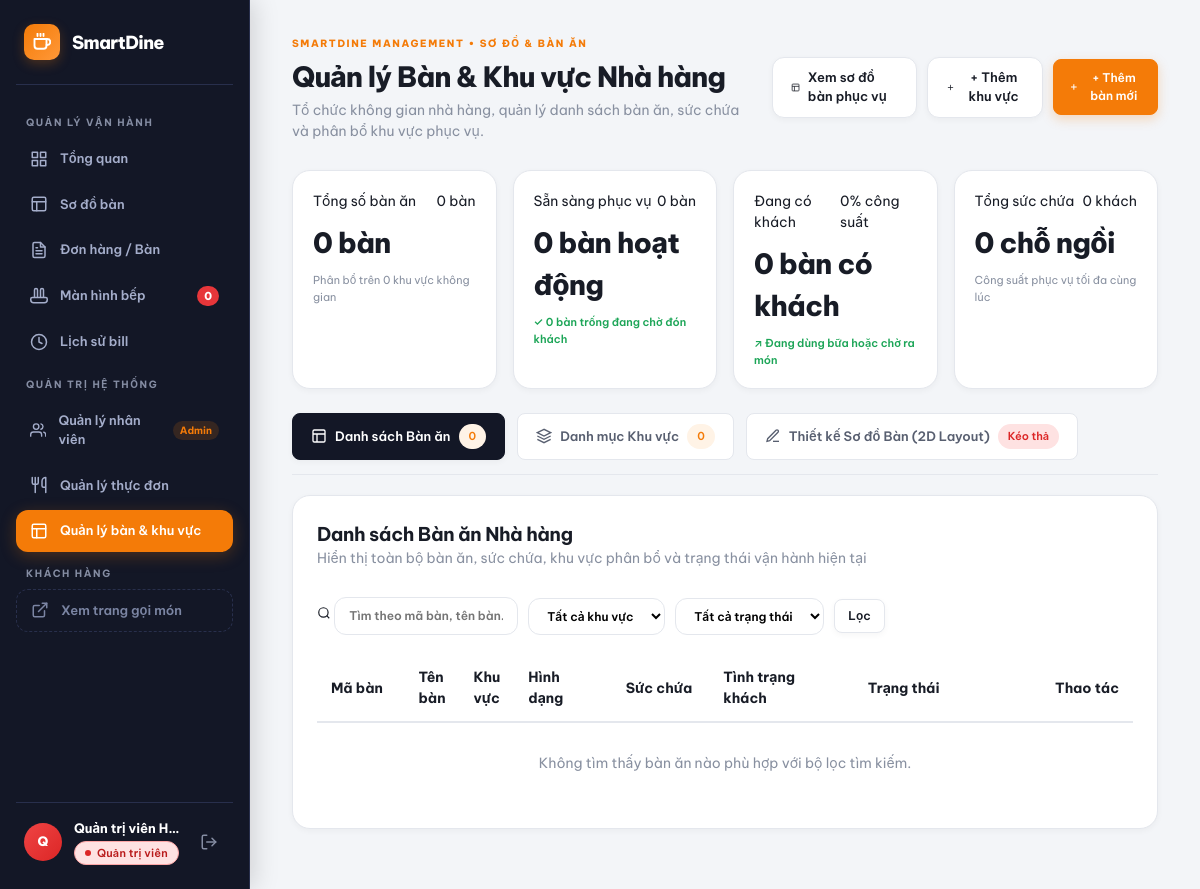
Before: /index.php?page=tables (signed in) with the older database file.
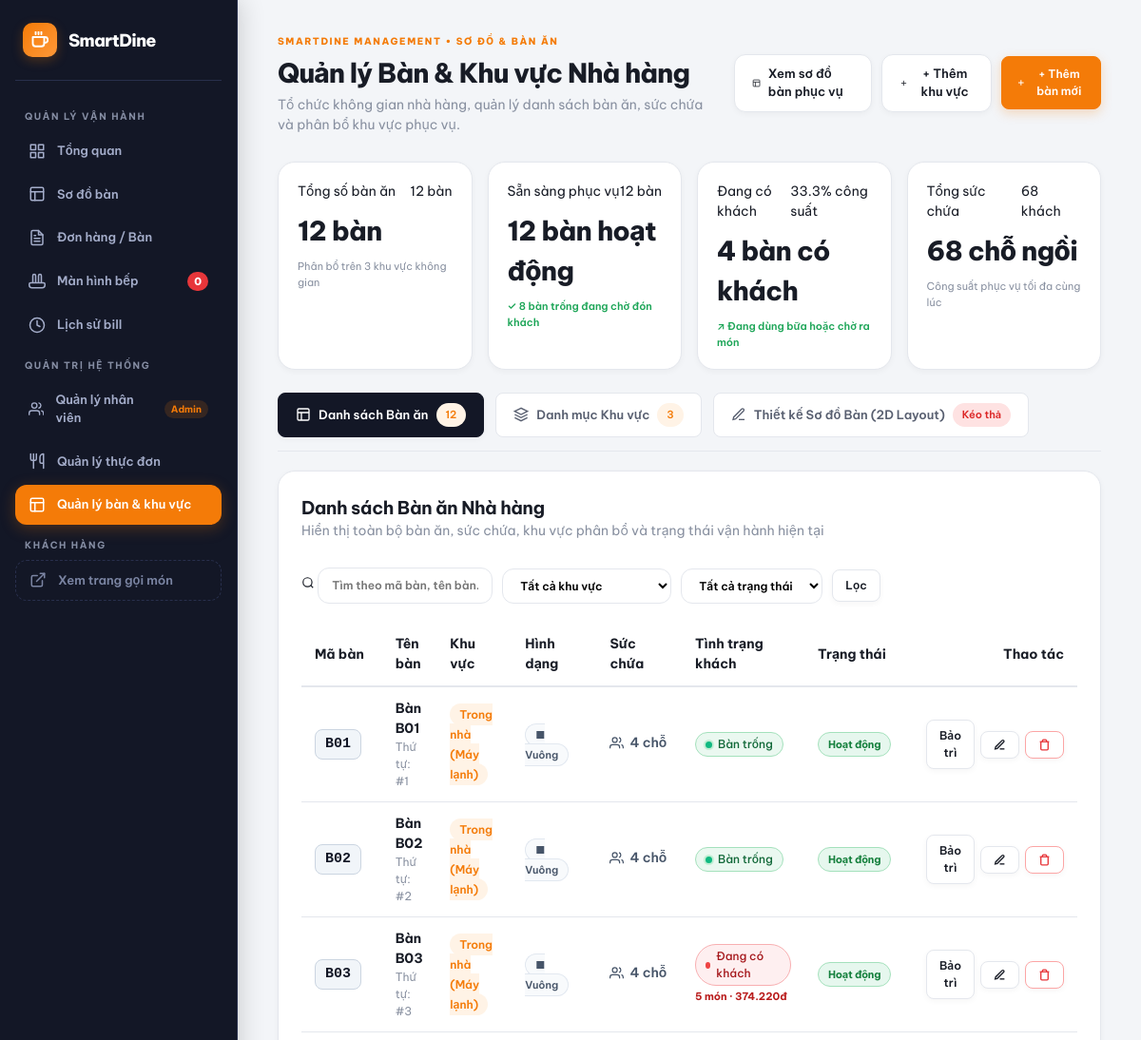
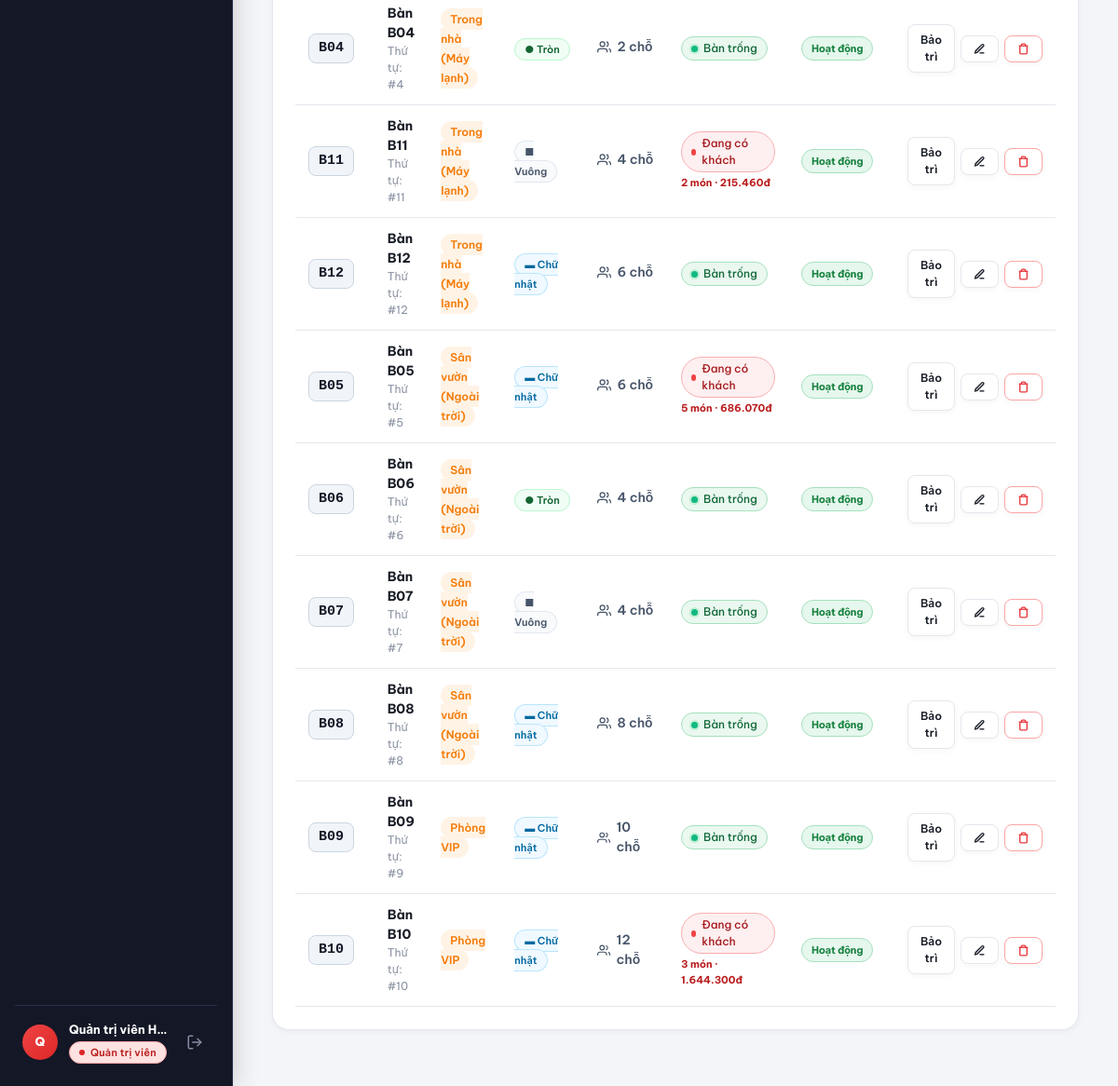
After: the same page with the newer database file (2 pictures, top to bottom).
### tables this page shows
CREATE TABLE `dining_tables` (
  `id` int(11) NOT NULL AUTO_INCREMENT,
  `code` varchar(20) NOT NULL,
  `name` varchar(100) NOT NULL,
  `area_id` int(11) NOT NULL,
  `capacity` int(11) NOT NULL DEFAULT 4,
  `pos_x` float NOT NULL DEFAULT 15,
  `pos_y` float NOT NULL DEFAULT 20,
  `shape` enum('square','round','rectangle') NOT NULL DEFAULT 'square',
  `width` int(11) NOT NULL DEFAULT 85,
  `height` int(11) NOT NULL DEFAULT 85,
  `status` enum('active','maintenance','hidden') NOT NULL DEFAULT 'active',
  `sort_order` int(11) NOT NULL DEFAULT 0,
  `created_at` datetime DEFAULT current_timestamp(),
  PRIMARY KEY (`id`),
  UNIQUE KEY `code` (`code`),
  KEY `idx_table_area` (`area_id`),
  KEY `idx_table_code` (`code`),
  KEY `idx_table_status` (`status`),
  CONSTRAINT `fk_dining_tables_area` FOREIGN KEY (`area_id`) REFERENCES `restaurant_areas` (`id`) ON UPDATE CASCADE
);

CREATE TABLE `restaurant_areas` (
  `id` int(11) NOT NULL AUTO_INCREMENT,
  `code` varchar(30) NOT NULL,
  `name` varchar(100) NOT NULL,
  `description` varchar(255) DEFAULT NULL,
  `sort_order` int(11) NOT NULL DEFAULT 0,
  `status` enum('active','inactive') NOT NULL DEFAULT 'active',
  `entrance_pos` varchar(30) NOT NULL DEFAULT 'bottom_center',
  `entrance_x` float NOT NULL DEFAULT 50,
  `entrance_y` float NOT NULL DEFAULT 96,
  `cashier_x` float NOT NULL DEFAULT 14,
  `cashier_y` float NOT NULL DEFAULT 6,
  `created_at` datetime DEFAULT current_timestamp(),
  PRIMARY KEY (`id`),
  UNIQUE KEY `code` (`code`),
  KEY `idx_area_status` (`status`),
  KEY `idx_area_code` (`code`)
);

### includes/tables.php (called while the page is built, shortened)
<?php
function fetchOccupiedTables(PDO $pdo): array {
    $stmt = $pdo->query("
        SELECT o.`table_code`, i.`item_name` AS `name`, i.`unit_price` AS `price`, i.`qty`, i.`status`
        FROM `order_items` i
        JOIN `orders` o ON o.`id` = i.`order_id`
        WHERE o.`status` = 'open'
        ORDER BY o.`table_code`, i.`id`
    ");
    $itemsByTable = [];
    foreach ($stmt->fetchAll() as $row) {
        $itemsByTable[$row['table_code']][] = $row;
    }
    $occupied = [];
    foreach ($itemsByTable as $tableCode => $items) {
        try {
            $bill = calculateBill($items);
        } catch (InvalidArgumentException $e) {
            error_log('tables: ' . $tableCode . ' ' . $e->getMessage());
            continue;
        }
        if ($bill['lines'] !== []) {
            $occupied[$tableCode] = [
                'item_count' => count($bill['lines']),
                'total'      => $bill['total']
            ];
        }
    }
    return $occupied;
}
function getAllAreas(?string $status = null): array {
    $pdo = getDbConnection();
    $sql = "
        SELECT a.*,
               COUNT(t.id) AS total_tables,
               SUM(CASE WHEN t.status = 'active' THEN 1 ELSE 0 END) AS active_tables,
               SUM(CASE WHEN t.status != 'hidden' THEN t.capacity ELSE 0 END) AS total_capacity
        FROM `restaurant_areas` a
        LEFT JOIN `dining_tables` t ON t.area_id = a.id
    ";
    $params = [];
    $sql .= " GROUP BY a.id ORDER BY a.sort_order ASC, a.id ASC";
    $stmt = $pdo->prepare($sql);
    $stmt->execute($params);
    return $stmt->fetchAll(PDO::FETCH_ASSOC);
}
function getAllDiningTables(string $filterArea = '', string $filterStatus = '', string $keyword = ''): array {
    $pdo = getDbConnection();
    $sql = "
        SELECT t.*,
               a.`name` AS `area_name`,
               a.`code` AS `area_code`,
               a.`status` AS `area_status`
        FROM `dining_tables` t
        JOIN `restaurant_areas` a ON a.`id` = t.`area_id`
        WHERE 1=1
    ";
    $params = [];
    $sql .= " ORDER BY a.`sort_order` ASC, t.`sort_order` ASC, t.`code` ASC";
    $stmt = $pdo->prepare($sql);
    $stmt->execute($params);
    $tables = $stmt->fetchAll(PDO::FETCH_ASSOC);
    $occupiedTables = [];
    try {
        $occupiedTables = fetchOccupiedTables($pdo);
    } catch (Exception $e) {
        error_log('sync occupied tables error: ' . $e->getMessage());
    }
    foreach ($tables as &$t) {
        $occ = $occupiedTables[$t['code']] ?? null;
    }
    return $tables;
}
function getTableStats(): array {
    $allTables = getAllDiningTables('', '', '');
    $allAreas  = getAllAreas();
    $total        = count($allTables);
    $active       = 0;
    $maintenance  = 0;
    $hidden       = 0;
    $occupied     = 0;
    $empty        = 0;
    $capacity     = 0;
    foreach ($allTables as $t) {
        if ($t['status'] === 'active') {
            $active++;
            $capacity += (int) $t['capacity'];
            if ($t['is_occupied']) {
                $occupied++;
            } else {
                $empty++;
            }
        } elseif ($t['status'] === 'maintenance') {
            $maintenance++;
        } elseif ($t['status'] === 'hidden') {
            $hidden++;
        }
    }
    $occupancyRate = ($active > 0) ? round(($occupied / $active) * 100, 1) : 0;
    return [
        'total_tables'        => $total,
        'active_tables'       => $active,
        'occupied_tables'     => $occupied,
        'empty_tables'        => $empty,
        'maintenance_tables'  => $maintenance,
        'hidden_tables'       => $hidden,
        'total_capacity'      => $capacity,
        'total_areas'         => count($allAreas),
        'occupancy_rate'      => $occupancyRate
    ];
}

### includes/billing.php (called while the page is built, shortened)
<?php
function getBillingConfig(): array {
    static $config = null;
    if ($config === null) {
        $config = require __DIR__ . '/../config/billing.php';
    }
    return $config;
}
function calculateBill(array $items, array $discount = [], ?array $config = null): array {
    $config = $config ?? getBillingConfig();
    $lines    = buildBillLines($items, $config['excluded_statuses']);
    $subtotal = array_sum(array_column($lines, 'amount'));
    $discountType   = $discount['type'] ?? DISCOUNT_NONE;
    $discountValue  = (int) ($discount['value'] ?? 0);
    $discountAmount = calculateDiscountAmount($subtotal, $discountType, $discountValue);
    $afterDiscount = $subtotal - $discountAmount;
    $serviceFee    = roundMoney($afterDiscount * $config['service_fee_rate']);
    $taxable       = $afterDiscount + $serviceFee;
    $vat           = roundMoney($taxable * $config['vat_rate']);
    return [
        'lines'           => $lines,
        'subtotal'        => $subtotal,
        'discount_type'   => $discountType,
        'discount_value'  => $discountType === DISCOUNT_NONE ? 0 : $discountValue,
        'discount_amount' => $discountAmount,
        'service_fee'     => $serviceFee,
        'vat'             => $vat,
        'total'           => $taxable + $vat,
        'vat_rate'        => $config['vat_rate'],
        'service_rate'    => $config['service_fee_rate'],
    ];
}
function buildBillLines(array $items, array $excludedStatuses): array {
    $lines = [];
    foreach ($items as $item) {
        $price = (int) ($item['price'] ?? 0);
        $qty   = (int) ($item['qty'] ?? 0);
        $lines[] = [
            'name'   => (string) ($item['name'] ?? ''),
            'price'  => $price,
            'qty'    => $qty,
            'amount' => $price * $qty,
        ];
    }
    return $lines;
}
function calculateDiscountAmount(int $subtotal, string $type, int $value): int {
    switch ($type) {
        case DISCOUNT_NONE:
            return 0;
    }
}
function roundMoney(float $amount): int {
    return (int) round($amount, 0, PHP_ROUND_HALF_UP);
}

### pages/tables.php (the view, shortened to what the rows shown need)
<?php
require_once __DIR__ . '/../includes/tables.php';
$currentTab   = $_GET['tab'] ?? 'tables';
$filterArea   = trim($_GET['area'] ?? '');
$filterStatus = trim($_GET['status'] ?? '');
$search       = trim($_GET['search'] ?? '');
$allTables  = getAllDiningTables($filterArea, $filterStatus, $search);
$tableStats = getTableStats();
?>
<div class="dash-header">
  <div>
    <h1>Quản lý Bàn & Khu vực Nhà hàng</h1>
  </div>
</div>
<?php if ($currentTab === 'tables'): ?>
  <section class="panel">
    <div class="panel-title" style="flex-wrap: wrap; gap: 14px;">
      <div>
        <h2>Danh sách Bàn ăn Nhà hàng</h2>
      </div>
    </div>
    <div class="table-wrap" style="overflow-x: auto;">
      <table class="data-table" style="width: 100%; border-collapse: collapse;">
        <thead>
          <tr style="border-bottom: 2px solid var(--line); text-align: left;">
            <th style="padding: 12px 14px; width: 90px;">Mã bàn</th>
            <th style="padding: 12px 14px;">Tên bàn</th>
            <th style="padding: 12px 14px;">Khu vực</th>
            <th style="padding: 12px 14px; width: 100px;">Hình dạng</th>
            <th style="padding: 12px 14px; width: 100px;">Sức chứa</th>
            <th style="padding: 12px 14px; width: 150px;">Tình trạng khách</th>
            <th style="padding: 12px 14px; width: 120px;">Trạng thái</th>
            <th style="padding: 12px 14px; text-align: right; width: 170px;">Thao tác</th>
          </tr>
        </thead>
        <tbody>
          <?php if (empty($allTables)): ?>
            <tr>
              <td colspan="8" style="padding: 30px; text-align: center;" class="muted">
                Không tìm thấy bàn ăn nào phù hợp với bộ lọc tìm kiếm.
              </td>
            </tr>
          <?php else: ?>
            <?php foreach ($allTables as $t): ?>
              <tr style="border-bottom: 1px solid var(--line);">
                <td style="padding: 12px 14px;">
                  <span style="display: inline-block; font-family: monospace; font-size: 15px; font-weight: 800; padding: 4px 10px; border-radius: var(--radius-sm); background: #f1f5f9; color: var(--navy); border: 1px solid #cbd5e1;">
                    <?= htmlspecialchars($t['code']) ?>
                  </span>
                </td>
                <td style="padding: 12px 14px;">
                  <b><?= htmlspecialchars($t['name']) ?></b>
                  <div class="muted" style="font-size: 12px;">Thứ tự: #<?= (int)$t['sort_order'] ?></div>
                </td>
                <td style="padding: 12px 14px;">
                  <span class="badge-pill" style="font-size: 12px;">
                    <?= htmlspecialchars($t['area_name']) ?>
                  </span>
                </td>
                <td style="padding: 12px 14px;">
                  <?php if (($t['shape'] ?? 'square') === 'round'): ?>
                    <span class="badge-pill" style="font-size: 11px; background: #f0fdf4; color: #166534; border: 1px solid #bbf7d0;">● Tròn</span>
                  <?php elseif (($t['shape'] ?? 'square') === 'rectangle'): ?>
                    <span class="badge-pill" style="font-size: 11px; background: #f0f9ff; color: #0369a1; border: 1px solid #bae6fd;">▬ Chữ nhật</span>
                  <?php else: ?>
                    <span class="badge-pill" style="font-size: 11px; background: #f8fafc; color: #475569; border: 1px solid #e2e8f0;">■ Vuông</span>
                  <?php endif; ?>
                </td>
                <td style="padding: 12px 14px;">
                  <span style="display: inline-flex; align-items: center; gap: 6px; font-weight: 600; color: #475569;">
                    <svg width="15" height="15" viewBox="0 0 24 24" fill="none" stroke="currentColor" stroke-width="2"><path d="M17 21v-2a4 4 0 0 0-4-4H5a4 4 0 0 0-4 4v2"></path><circle cx="9" cy="7" r="4"></circle><path d="M23 21v-2a4 4 0 0 0-3-3.87"></path><path d="M16 3.13a4 4 0 0 1 0 7.75"></path></svg>
                    <?= (int)$t['capacity'] ?> chỗ
                  </span>
                </td>
                <td style="padding: 12px 14px;">
                  <?php if ($t['status'] === 'maintenance'): ?>
                    <span class="status-badge" style="background: #f1f5f9; color: #64748b; border: 1px solid #cbd5e1;">
                      <span class="status-indicator" style="background: #94a3b8;"></span> Bảo trì
                    </span>
                  <?php elseif ($t['is_occupied']): ?>
                    <a href="index.php?page=table-order&table=<?= urlencode($t['code']) ?>" title="Xem đơn hàng bàn này" style="text-decoration: none;">
                      <span class="status-badge status-urgent" style="background: #feeff0; color: #a5181c; border: 1px solid #f8afb1;">
                        <span class="status-indicator" style="background: #ef4444;"></span> Đang có khách
                      </span>
                      <div style="font-size: 11px; font-weight: 700; color: #b91c1c; margin-top: 3px;">
                        <?= (int)$t['occupied_items'] ?> món · <?= number_format($t['occupied_total'], 0, ',', '.') ?>đ
                      </div>
                    </a>
                  <?php else: ?>
                    <span class="status-badge status-active" style="background: #eaf8f0; color: #116838; border: 1px solid #a4e1bc;">
                      <span class="status-indicator" style="background: #10b981;"></span> Bàn trống
                    </span>
                  <?php endif; ?>
                </td>
                <td style="padding: 12px 14px;">
                  <?php if ($t['status'] === 'active'): ?>
                    <span class="status status-ready">Hoạt động</span>
                  <?php elseif ($t['status'] === 'maintenance'): ?>
                    <span class="status status-pending">Bảo trì</span>
                  <?php else: ?>
                    <span class="status status-muted">Tạm ẩn</span>
                  <?php endif; ?>
                </td>
                <td style="padding: 12px 14px; text-align: right;">
                  <div style="display: flex; gap: 6px; justify-content: flex-end; align-items: center;">
                    <form method="POST" action="index.php?page=tables" style="display: inline;">
                      <?php if ($t['status'] === 'active'): ?>
                        <button type="submit" class="btn btn-small btn-outline" title="Chuyển sang bảo trì">Bảo trì</button>
                      <?php else: ?>
                        <input type="hidden" name="status" value="active">
                        <button type="submit" class="btn btn-small btn-outline" style="color: var(--green);" title="Kích hoạt mở phục vụ">Mở bán</button>
                      <?php endif; ?>
                    </form>
                    <button type="button" class="btn btn-small btn-outline btn-edit-table"
                            data-id="<?= $t['id'] ?>"
                            data-code="<?= htmlspecialchars($t['code']) ?>"
                            data-name="<?= htmlspecialchars($t['name']) ?>"
                            data-area-id="<?= $t['area_id'] ?>"
                            data-capacity="<?= $t['capacity'] ?>"
                            data-shape="<?= htmlspecialchars($t['shape'] ?? 'square') ?>"
                            data-status="<?= $t['status'] ?>"
                            data-sort-order="<?= $t['sort_order'] ?>"
                            title="Chỉnh sửa thông tin bàn">
                      <svg width="13" height="13" viewBox="0 0 24 24" fill="none" stroke="currentColor" stroke-width="2.5"><path d="M12 20h9"></path><path d="M16.5 3.5a2.121 2.121 0 0 1 3 3L7 19l-4 1 1-4L16.5 3.5z"></path></svg>
                    </button>
                    <button type="button" class="btn btn-small btn-outline btn-delete-table"
                            data-id="<?= $t['id'] ?>"
                            data-code="<?= htmlspecialchars($t['code']) ?>"
                            data-is-occupied="<?= $t['is_occupied'] ? '1' : '0' ?>"
                            style="color: var(--red); border-color: #fca5a5;"
                            title="Xóa bàn này">
                      <svg width="13" height="13" viewBox="0 0 24 24" fill="none" stroke="currentColor" stroke-width="2.5"><polyline points="3 6 5 6 21 6"></polyline><path d="M19 6v14a2 2 0 0 1-2 2H7a2 2 0 0 1-2-2V6m3 0V4a2 2 0 0 1 2-2h4a2 2 0 0 1 2 2v2"></path></svg>
                    </button>
                  </div>
                </td>
              </tr>
            <?php endforeach; ?>
          <?php endif; ?>
        </tbody>
      </table>
    </div>
  </section>
<?php endif; ?>

Changed rows visible on the page:
added dining_tables: code "B01", name "Bàn B01", sort_order "1", area.name "Trong nhà (Máy lạnh)", shape "■ Vuông", capacity "4", status "active" (drawn)
added dining_tables: code "B02", name "Bàn B02", sort_order "2", area.name "Trong nhà (Máy lạnh)", shape "■ Vuông", capacity "4", status "active" (drawn)
added dining_tables: code "B03", name "Bàn B03", sort_order "3", area.name "Trong nhà (Máy lạnh)", shape "■ Vuông", capacity "4", occupied_items "5", occupied_total "374.220", status "Hoạt động"
added dining_tables: code "B04", name "Bàn B04", sort_order "4", area.name "Trong nhà (Máy lạnh)", shape "● Tròn", capacity "2", status "active" (drawn)
added dining_tables: code "B11", name "Bàn B11", sort_order "11", area.name "Trong nhà (Máy lạnh)", shape "■ Vuông", capacity "4", occupied_items "2", occupied_total "215.460", status "Hoạt động"
added dining_tables: code "B12", name "Bàn B12", sort_order "12", area.name "Trong nhà (Máy lạnh)", shape "▬ Chữ nhật", capacity "6", status "active" (drawn)
added dining_tables: code "B05", name "Bàn B05", sort_order "5", area.name "Sân vườn (Ngoài trời)", shape "▬ Chữ nhật", capacity "6", occupied_items "5", occupied_total "686.070", status "Hoạt động"
added dining_tables: code "B06", name "Bàn B06", sort_order "6", area.name "Sân vườn (Ngoài trời)", shape "● Tròn", capacity "4", status "active" (drawn)
added dining_tables: code "B07", name "Bàn B07", sort_order "7", area.name "Sân vườn (Ngoài trời)", shape "■ Vuông", capacity "4", status "active" (drawn)
added dining_tables: code "B08", name "Bàn B08", sort_order "8", area.name "Sân vườn (Ngoài trời)", shape "▬ Chữ nhật", capacity "8", status "active" (drawn)
added dining_tables: code "B09", name "Bàn B09", sort_order "9", area.name "Phòng VIP", shape "▬ Chữ nhật", capacity "10", status "active" (drawn)
added dining_tables: code "B10", name "Bàn B10", sort_order "10", area.name "Phòng VIP", shape "▬ Chữ nhật", capacity "12", area "3", occupied_total "1.644.300", status "Hoạt động"
Other visible differences:
$tableStats['total_tables']: "0" → "12"
$tableStats['total_areas']: "0" → "3"
$tableStats['active_tables']: "0" → "12"
$tableStats['empty_tables']: "0" → "8"
$tableStats['occupancy_rate']: "0" → "33.3"
$tableStats['occupied_tables']: "0" → "4"
$tableStats['total_capacity']: "0" → "68"
count($allAreas): "0" → "3"
text no longer shown: "Không tìm thấy bàn ăn nào phù hợp với bộ lọc tìm kiếm."
